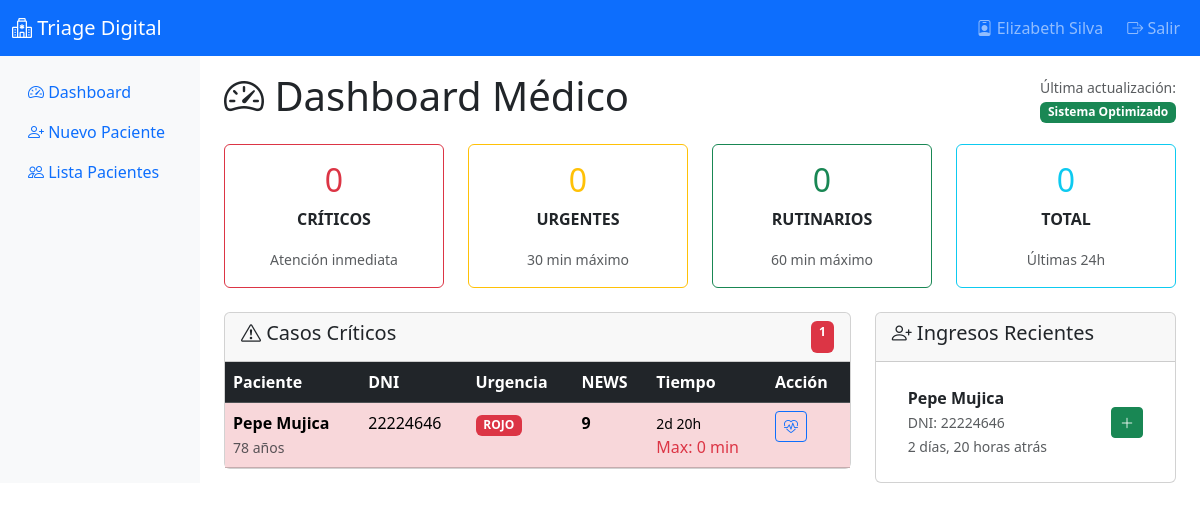
/triage/ (signed in), run on an earlier commit of the app's database.
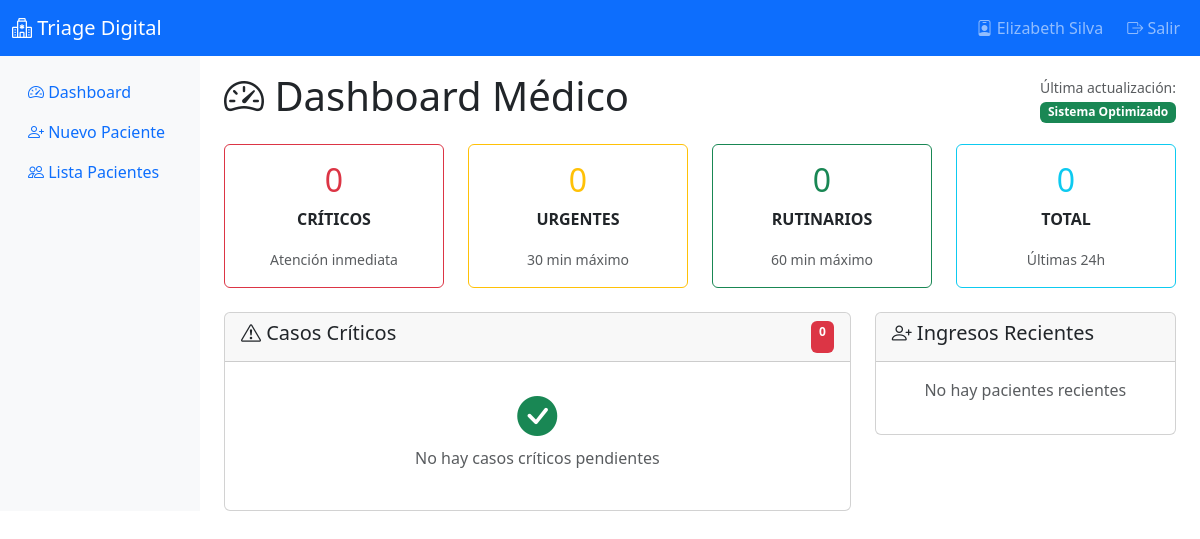
And on a later commit of the database.
### apps/triage/models.py (models this page shows, shortened)
class TriageResult(models.Model):
    NIVEL_URGENCIA_CHOICES = [
        ('VERDE', 'Verde - Sin riesgo vital (atención dentro de 60 minutos)'),
        ('AMARILLO', 'Amarillo - Riesgo moderado (atención dentro de 30 minutos)'),
        ('ROJO', 'Rojo - Riesgo vital inmediato (atención inmediata)'),
    ]
    COLOR_CODES = {
        'VERDE': '#28a745',
        'AMARILLO': '#ffc107',
        'ROJO': '#dc3545'
    }
    signos_vitales = models.OneToOneField(
        SignosVitales,
        on_delete=models.CASCADE,
        related_name='resultado_triage',
        verbose_name="Signos Vitales"
    )
    news_score = models.PositiveIntegerField(
        verbose_name="Puntaje NEWS",
        help_text="Puntaje calculado del National Early Warning Score"
    )
    nivel_urgencia = models.CharField(
        max_length=8,
        choices=NIVEL_URGENCIA_CHOICES,
        verbose_name="Nivel de Urgencia"
    )
    tiempo_atencion_max = models.PositiveIntegerField(
        verbose_name="Tiempo máximo de atención",
        help_text="Tiempo máximo de espera en minutos"
    )
    fecha_calculo = models.DateTimeField(
        default=timezone.now,
        verbose_name="Fecha del cálculo"
    )
    class Meta:
        verbose_name = "Resultado de Triage"
        verbose_name_plural = "Resultados de Triage"
        ordering = ['-fecha_calculo']
        indexes = [
            models.Index(fields=['nivel_urgencia', '-fecha_calculo'], name='idx_urgencia_fecha'),
            models.Index(fields=['-fecha_calculo'], name='idx_triage_fecha'),
        ]

class SignosVitales(models.Model):
    CONCIENCIA_CHOICES = [
        ('A', 'Alerta y orientado'),
        ('V', 'Responde a estímulos verbales'),
        ('P', 'Responde solo a estímulos dolorosos'),
        ('U', 'No responde (inconsciente)'),
    ]
    paciente = models.ForeignKey(
        Paciente,
        on_delete=models.CASCADE,
        related_name='signos_vitales',
        verbose_name="Paciente"
    )
    frecuencia_respiratoria = models.PositiveIntegerField(
        validators=[MinValueValidator(1), MaxValueValidator(60)],
        verbose_name="Frecuencia Respiratoria",
        help_text="Respiraciones por minuto (1-60)"
    )
    saturacion_oxigeno = models.PositiveIntegerField(
        validators=[MinValueValidator(50), MaxValueValidator(100)],
        verbose_name="Saturación de Oxígeno",
        help_text="Porcentaje de saturación de O2 (50-100%)"
    )
    tension_sistolica = models.PositiveIntegerField(
        validators=[MinValueValidator(50), MaxValueValidator(300)],
        verbose_name="Tensión Arterial Sistólica",
        help_text="Tensión sistólica en mmHg (50-300)"
    )
    frecuencia_cardiaca = models.PositiveIntegerField(
        validators=[MinValueValidator(20), MaxValueValidator(200)],
        verbose_name="Frecuencia Cardíaca",
        help_text="Latidos por minuto (20-200)"
    )
    nivel_conciencia = models.CharField(
        max_length=1,
        choices=CONCIENCIA_CHOICES,
        verbose_name="Nivel de Conciencia",
        help_text="Escala AVPU"
    )
    temperatura = models.DecimalField(
        max_digits=4,
        decimal_places=1,
        validators=[MinValueValidator(30.0), MaxValueValidator(45.0)],
        verbose_name="Temperatura",
        help_text="Temperatura corporal en °C (30.0-45.0)"
    )
    fecha_hora = models.DateTimeField(
        default=timezone.now,
        verbose_name="Fecha y Hora",
        help_text="Momento en que se tomaron los signos vitales"
    )
    profesional = models.ForeignKey(
        'Profesional',
        on_delete=models.PROTECT,
        verbose_name="Profesional",
        help_text="Profesional (médico/enfermero) que registró los signos vitales"
    )
    class Meta:
        verbose_name = "Signos Vitales"
        verbose_name_plural = "Signos Vitales"
        ordering = ['-fecha_hora']
        indexes = [
            models.Index(fields=['-fecha_hora'], name='idx_signos_fecha'),
            models.Index(fields=['paciente', '-fecha_hora'], name='idx_paciente_fecha'),
            models.Index(fields=['profesional', '-fecha_hora'], name='idx_profesional_fecha'),
        ]

### apps/patients/models.py (models this page shows, shortened)
class Paciente(models.Model):
    dni_validator = RegexValidator(
        regex=r'^\d{7,8}$',
        message='El DNI debe tener entre 7 y 8 dígitos.'
    )
    nombre = models.CharField(
        max_length=100,
        blank=True,
        null=True,
        verbose_name="Nombre",
        help_text="Nombre del paciente (opcional para pacientes inconscientes)"
    )
    apellido = models.CharField(
        max_length=100,
        blank=True,
        null=True,
        verbose_name="Apellido",
        help_text="Apellido del paciente (opcional para pacientes inconscientes)"
    )
    dni = models.CharField(
        max_length=8,
        unique=True,
        blank=True,
        null=True,
        validators=[dni_validator],
        verbose_name="DNI",
        help_text="Documento Nacional de Identidad (opcional para pacientes inconscientes)"
    )
    edad = models.PositiveIntegerField(
        blank=True,
        null=True,
        verbose_name="Edad",
        help_text="Edad del paciente en años (opcional para pacientes inconscientes)"
    )
    motivo_consulta = models.TextField(
        verbose_name="Motivo de consulta",
        help_text="Descripción del motivo por el cual consulta el paciente"
    )
    fecha_ingreso = models.DateTimeField(
        default=timezone.now,
        verbose_name="Fecha de ingreso",
        help_text="Fecha y hora en que el paciente ingresó al sistema"
    )
    ESTADO_CHOICES = [
        ('ESPERANDO', '⏳ Esperando atención'),
        ('EN_ATENCION', '👩‍⚕️ En atención'),
        ('ATENDIDO', '✅ Atendido'),
        ('DERIVADO', '🏥 Derivado'),
    ]
    estado_atencion = models.CharField(
        max_length=12,
        choices=ESTADO_CHOICES,
        default='ESPERANDO',
        verbose_name="Estado de Atención",
        help_text="Estado actual del paciente en el proceso de atención"
    )
    fecha_atencion = models.DateTimeField(
        null=True,
        blank=True,
        verbose_name="Fecha de Atención",
        help_text="Momento en que fue atendido el paciente"
    )
    activo = models.BooleanField(
        default=True,
        verbose_name="Activo",
        help_text="Indica si el paciente está actualmente en el sistema"
    )
    class Meta:
        verbose_name = "Paciente"
        verbose_name_plural = "Pacientes"
        ordering = ['-fecha_ingreso']  # Más recientes primero
    @property
    def nombre_completo(self):
        if self.nombre and self.apellido:
            return f"{self.nombre} {self.apellido}"
        elif self.nombre:
            return self.nombre
        elif self.apellido:
            return self.apellido
        elif self.dni:
            return f"Paciente DNI: {self.dni}"
        else:
            return f"Paciente Inconsciente #{self.id}"
    @property
    def tiempo_espera(self):
        if self.estado_atencion == 'ATENDIDO':
            return "✅ Atendido"
        if self.estado_atencion == 'EN_ATENCION':
            return "👩‍⚕️ En atención"
        delta = timezone.now() - self.fecha_ingreso
        horas = delta.seconds // 3600
        minutos = (delta.seconds % 3600) // 60
        if delta.days > 0:
            return f"{delta.days}d {horas}h"
        elif horas > 0:
            return f"{horas}h {minutos}m"
        else:
            return f"{minutos}m"

### apps/triage/views.py (the view)
# urls.py: path('', views.dashboard_principal, name='dashboard'),
@login_required
def dashboard_principal(request):
    hace_24h = timezone.now() - timedelta(hours=24)
    cache_key = f'dashboard_stats_{hace_24h.strftime("%Y%m%d_%H")}'
    estadisticas = cache.get(cache_key)
    if estadisticas is None:
        estadisticas = TriageResult.objects.filter(
            fecha_calculo__gte=hace_24h
        ).aggregate(
            total=Count('id'),
            rojos=Count('id', filter=Q(nivel_urgencia='ROJO')),
            amarillos=Count('id', filter=Q(nivel_urgencia='AMARILLO')),
            verdes=Count('id', filter=Q(nivel_urgencia='VERDE'))
        )
        cache.set(cache_key, estadisticas, 120)
    criticos_key = f'casos_criticos_{hace_24h.strftime("%Y%m%d_%H%M")}'
    casos_criticos = cache.get(criticos_key)
    if casos_criticos is None:
        casos_criticos = list(TriageResult.objects.filter(
            nivel_urgencia__in=['ROJO', 'AMARILLO'],
            signos_vitales__paciente__activo=True
        ).select_related(
            'signos_vitales__paciente',
            'signos_vitales__profesional__user'
        ).order_by('-fecha_calculo')[:10])
        cache.set(criticos_key, casos_criticos, 60)
    pacientes_key = 'pacientes_pendientes'
    pacientes_recientes = cache.get(pacientes_key)
    if pacientes_recientes is None:
        pacientes_recientes = list(Paciente.objects.filter(
            activo=True,
            estado_atencion__in=['ESPERANDO', 'EN_ATENCION']
        ).order_by('-fecha_ingreso')[:5])
        cache.set(pacientes_key, pacientes_recientes, 120)
    context = {
        'estadisticas': estadisticas,
        'casos_criticos': casos_criticos,
        'pacientes_recientes': pacientes_recientes,
    }
    return render(request, 'triage/dashboard.html', context)

### apps/triage/templates/triage/dashboard.html (shortened to what the changed rows need)
{% extends 'triage/base.html' %}
{% block content %}
<div class="d-flex justify-content-between align-items-center py-3">
    <h1><i class="bi bi-speedometer2"></i> Dashboard Médico</h1>
</div>
<div class="row mb-4">
    <div class="col-md-3">
        <div class="card border-danger">
            <div class="card-body text-center">
                <h2 class="text-danger">{{ estadisticas.rojos|default:0 }}</h2>
            </div>
        </div>
    </div>
    <div class="col-md-3">
        <div class="card border-warning">
            <div class="card-body text-center">
                <h2 class="text-warning">{{ estadisticas.amarillos|default:0 }}</h2>
            </div>
        </div>
    </div>
    <div class="col-md-3">
        <div class="card border-success">
            <div class="card-body text-center">
                <h2 class="text-success">{{ estadisticas.verdes|default:0 }}</h2>
            </div>
        </div>
    </div>
    <div class="col-md-3">
        <div class="card border-info">
            <div class="card-body text-center">
                <h2 class="text-info">{{ estadisticas.total|default:0 }}</h2>
            </div>
        </div>
    </div>
</div>
<div class="row">
    <div class="col-md-8">
        <div class="card">
            <div class="card-header d-flex justify-content-between">
                <h5><i class="bi bi-exclamation-triangle"></i> Casos Críticos</h5>
                <span class="badge bg-danger">{{ casos_criticos|length }}</span>
            </div>
            <div class="card-body p-0">
                {% if casos_criticos %}
                <div class="table-responsive">
                    <table class="table table-hover mb-0">
                        <thead class="table-dark">
                            <tr>
                                <th>Paciente</th>
                                <th>DNI</th>
                                <th>Urgencia</th>
                                <th>NEWS</th>
                                <th>Tiempo</th>
                                <th>Acción</th>
                            </tr>
                        </thead>
                        <tbody>
                            {% for caso in casos_criticos %}
                            <tr class="{% if caso.nivel_urgencia == 'ROJO' %}table-danger urgente{% elif caso.nivel_urgencia == 'AMARILLO' %}table-warning{% endif %}">
                                <td>
                                    <strong>{{ caso.signos_vitales.paciente.nombre_completo }}</strong>
                                    <br><small class="text-muted">{{ caso.signos_vitales.paciente.edad }} años</small>
                                </td>
                                <td>{{ caso.signos_vitales.paciente.dni }}</td>
                                <td>
                                    <span class="badge triage-{{ caso.nivel_urgencia|lower }}">
                                        {{ caso.nivel_urgencia }}
                                    </span>
                                </td>
                                <td><strong>{{ caso.news_score }}</strong></td>
                                <td>
                                    <small>{{ caso.signos_vitales.paciente.tiempo_espera }}</small>
                                    <br><span class="text-danger">Max: {{ caso.tiempo_atencion_max }} min</span>
                                </td>
                                <td>
                                    <a href="{% url 'triage:cargar_signos' caso.signos_vitales.paciente.id %}"
                                       class="btn btn-sm btn-outline-primary">
                                        <i class="bi bi-heart-pulse"></i>
                                    </a>
                                </td>
                            </tr>
                            {% endfor %}
                        </tbody>
                    </table>
                </div>
                {% else %}
                <div class="text-center py-4 text-muted">
                    <i class="bi bi-check-circle-fill text-success fs-1"></i>
                    <p>No hay casos críticos pendientes</p>
                </div>
                {% endif %}
            </div>
        </div>
    </div>
    <div class="col-md-4">
        <div class="card">
            <div class="card-body">
                {% if pacientes_recientes %}
                <div class="list-group list-group-flush">
                    {% for paciente in pacientes_recientes %}
                    <div class="list-group-item d-flex justify-content-between align-items-center">
                        <div>
                            <strong>{{ paciente.nombre_completo }}</strong>
                            <br><small class="text-muted">DNI: {{ paciente.dni }}</small>
                            <br><small class="text-muted">{{ paciente.fecha_ingreso|timesince }} atrás</small>
                        </div>
                        <div>
                            <a href="{% url 'triage:cargar_signos' paciente.id %}"
                               class="btn btn-sm btn-success">
                                <i class="bi bi-plus-lg"></i>
                            </a>
                        </div>
                    </div>
                    {% endfor %}
                </div>
                {% else %}
                <p class="text-muted text-center">No hay pacientes recientes</p>
                {% endif %}
            </div>
        </div>
    </div>
</div>
{% endblock %}

What changed in the data, as far as the page shows it:
removed TriageResult: signos_vitales.paciente.nombre_completo "Pepe Mujica", signos_vitales.paciente.edad "78", signos_vitales.paciente.dni "22224646", nivel_urgencia "ROJO", news_score "9", signos_vitales.paciente.tiempo_espera "2d 20h", tiempo_atencion_max "0"
removed Paciente: nombre_completo "Pepe Mujica", dni "22224646", fecha_ingreso "2 días, 20 horas"
Also different on the page:
{{ casos_criticos|length }}: "1" → "0"
text no longer shown: "Paciente DNI Urgencia NEWS Tiempo Acción"
text now shown: "No hay casos críticos pendientes No hay pacientes recientes"
